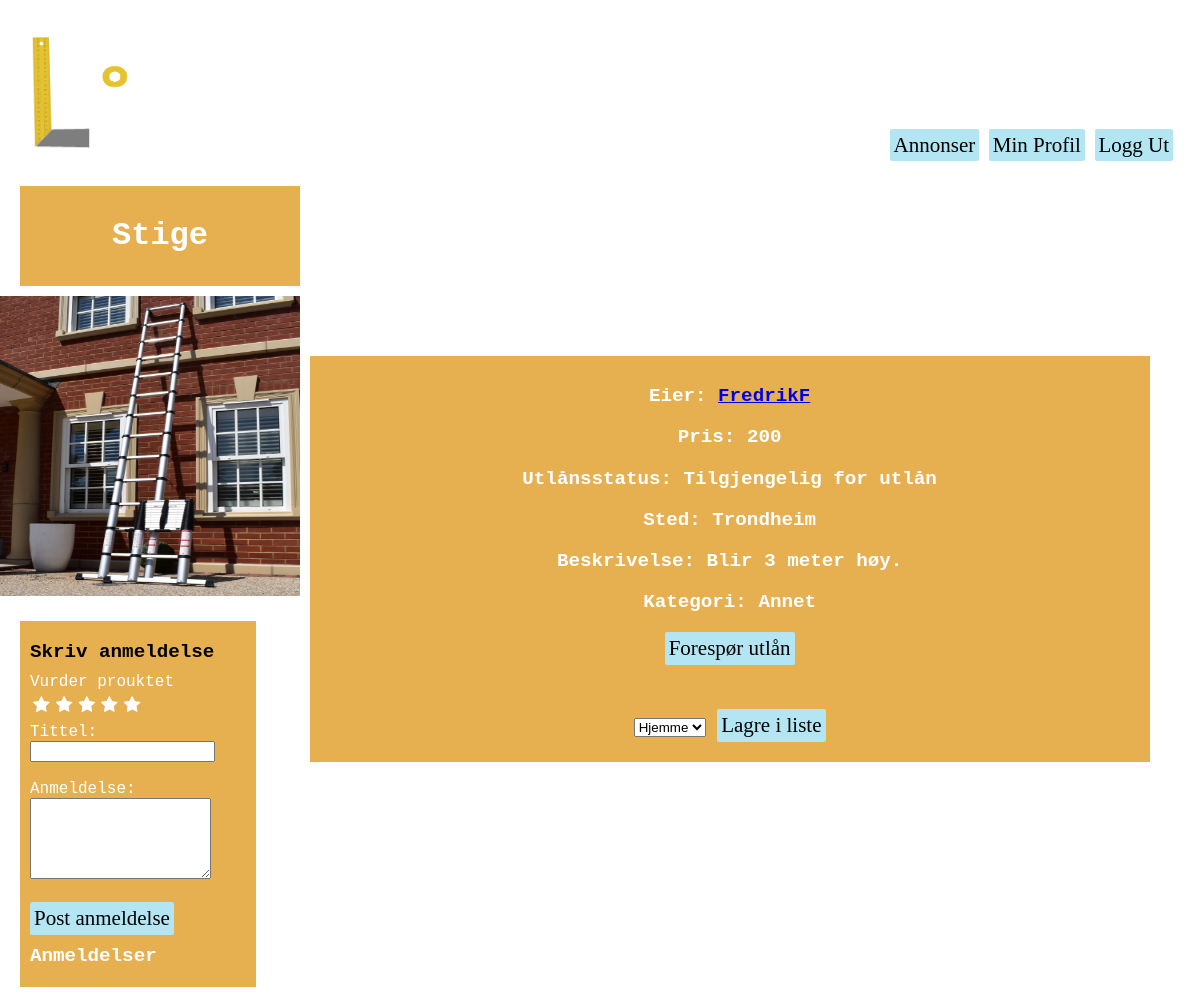
The page /homepage/listing/44 (signed in) on the database as committed earlier.
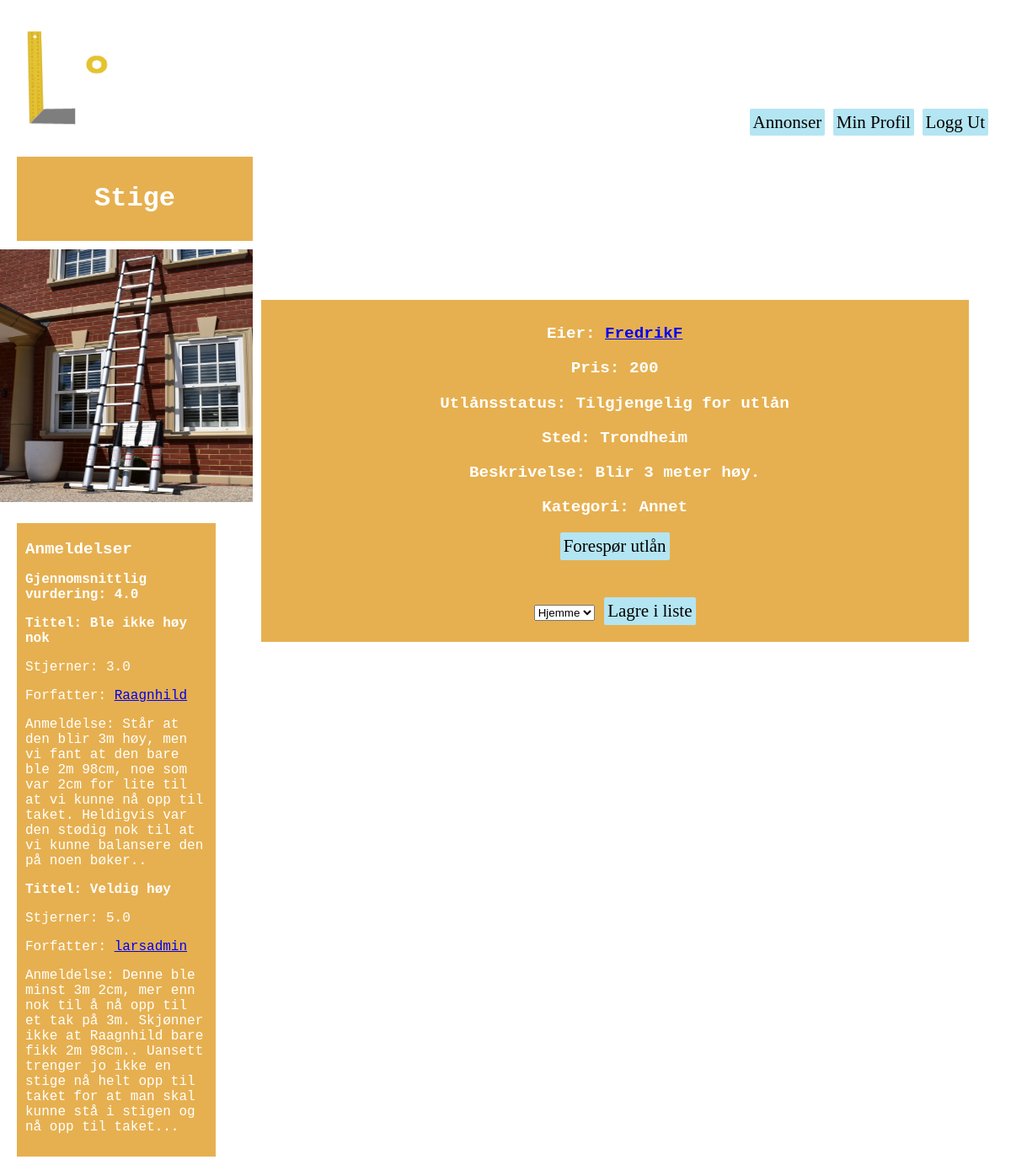
The same page on the database as committed later.
### homepage/models.py (models this page shows, shortened)
class Listing(models.Model):
    owner = models.ForeignKey(User, verbose_name = 'User', on_delete=models.CASCADE, null=True) #user burde kanskje endres til settings.AUTH_USER_MODEL. må i så fall django.conf import settings
    title = models.CharField(max_length=50, verbose_name="Tittel")
    image = models.ImageField(upload_to='images/', null=True)
    loaned = models.BooleanField(default=False, verbose_name="Utlånt?")
    price = models.PositiveSmallIntegerField(verbose_name='Pris', default=0)
    location = models.CharField(max_length=100, verbose_name="Sted") #burde kanskje være annet enn CharField. Gjør det vanskelig å sortere etter denne attributten
    description = models.TextField(verbose_name="Beskrivelse")
    wantToLoan = models.BooleanField(default=False, verbose_name="Ønskes lånt?")
    SW = 1
    PT = 2
    WD = 3
    CT = 4
    SV = 5
    BO = 6
    OT = 7
    CATEGORY_CHOICES = (
        (SW, 'Saging'),
        (PT, 'Maling'),
        (WD, 'Sveising'),
        (CT, 'Kutt/Kapping'),
        (SV, 'Skruverktøy'),
        (BO, 'Slagverktøy'),
        (OT, 'Annet'),
    )
    category = models.PositiveSmallIntegerField(
        choices = CATEGORY_CHOICES,
        default = OT,
        verbose_name="Kategori",
    )

class Review(models.Model):
    listing = models.ForeignKey(Listing, on_delete=models.CASCADE)
    user = models.ForeignKey(User, on_delete=models.CASCADE)
    title = models.CharField(max_length=50, blank = True)
    review = models.TextField(max_length = 1000, blank = True)
    rating = models.FloatField()

### homepage/views.py (the view, shortened to what this page needs)
# urls.py: path('listing/<int:listing_id>', views.listing, name='listing'),
@login_required
def listing(request, listing_id):
    listing = get_object_or_404(Listing, pk = listing_id)
    agreementRequests = listing.agreement_req_listing.all() #forespørsler om å låne annonsen
    notRequested = True #hvorvidt annonsen ikke er forespurt
    loanedBy = None #blir satt til brukeren som evt har lånt objektet
    reviews = listing.review_set.all()
    alreadyReviewed = False
    totalReviewScore = 0
    averageReviewScore = 0
    for review in reviews:
        totalReviewScore += review.rating
        if review.user == request.user:
            alreadyReviewed = True
    if (reviews.count() != 0):
        averageReviewScore = totalReviewScore / reviews.count()
    if request.POST.get('accept_btn'):
        ag_req_pk = request.POST.get('ag_req_pk_field')
        agreement_request = AgreementRequest.objects.get(pk=ag_req_pk)
        createAgreement(listing, agreement_request)
        for request in agreementRequests:
            declineAgreement(agreement_request)
    elif request.POST.get('decline_btn'):
        ag_req_pk = request.POST.get('ag_req_pk_field')
        agreement_request = AgreementRequest.objects.get(pk=ag_req_pk)
        declineAgreement(agreement_request)
    myListing = False
    if request.POST.get('request_btn'):
        agreementRequest = AgreementRequest.objects.create_agreement_request(listing.owner, request.user, listing)
        agreementRequest.save()
    dropdownList = request.user.list_owner.all()
    if request.POST.get('add_to_fav_btn'):
        active_user = request.user
        chosenUserListName = request.POST.get('userListDD')
        chosenUserList = active_user.list_owner.all().filter(listName=chosenUserListName).first()
        chosenUserList.annonser.add(listing)
    dropdownList = request.user.list_owner.all()
    if request.POST.get('add_to_fav_btn'):
        active_user = request.user
        chosenUserListName = request.POST.get('userListDD')
        chosenUserList = active_user.list_owner.all().filter(listName=chosenUserListName).first()
        chosenUserList.annonser.add(listing)
    for requests in agreementRequests:
        if requests.loaner == request.user:
            notRequested= False
    context = {'listing': listing, 'notRequested': notRequested, 'loanedBy': loanedBy, 'agreement_requests':agreementRequests, 'myListing':myListing, 'dropdownList':dropdownList, 'reviews':reviews, 'alreadyReviewed':alreadyReviewed, 'averageReviewScore':averageReviewScore}
    return render(request, 'homepage/listing.html', context)

### homepage/templates/homepage/listing.html (shortened to what this page needs)
{% extends "users/profileBase.html" %}
  {% block contentL %}
    <div class="yellowHeadingBox">
      <h1>{{listing.title}}</h1>
    </div>
    <div >
      <img src="{{listing.image.url}} " width="300px" height="300px" />
    </div>
    <div class="yellowNavBox">
      {% if not alreadyReviewed %}
      <div>
        <form action=" {% url 'homepage:submit_review' listing.id %} " method="POST">
          <h5>Skriv anmeldelse</h5>
          <div>
            <label>Vurder prouktet</label>
            <div class="rate">
              <input type="radio" name="rating" id="rating10" value="5" required><label for="rating10" title="5"></label>
              <input type="radio" name="rating" id="rating8" value="4" required><label for="rating8" title="4"></label>
              <input type="radio" name="rating" id="rating6" value="3" required><label for="rating6" title="3"></label>
              <input type="radio" name="rating" id="rating4" value="2" required><label for="rating4" title="2"></label>
              <input type="radio" name="rating" id="rating2" value="1" required><label for="rating2" title="1"></label>
            </div>
            <br>
            Tittel:
            <input type="text" class = "form-control" name ="title">
            <br>
            <br>
            Anmeldelse:
            <textarea name = "review" rows="5" class="form-control"></textarea>
            <br>
            <br>
            <button type="submit" values="submit_review" name ="submit_review">Post anmeldelse</button>
            <br>
          </div>
        </form>
      </div>
    {% endif %}
    <div>
      <h5 style="color: white;">Anmeldelser</h5>
      {% if averageReviewScore != 0 %}
        <p style="font-weight: bold;">Gjennomsnittlig vurdering: {{averageReviewScore}}</p>
      {% endif %}
      {% for r in reviews %}
      <p style="font-weight: bold;">Tittel: {{r.title}}</p>
      <p>Stjerner: {{r.rating}}</p>
      <p>Forfatter: <a href="{% url 'users:profile' r.user %}">{{r.user}}</a></p>
      <p>Anmeldelse: {{r.review}}</p>
      {% endfor %}
    </div>
    </div>
  {% endblock %}
{% block contentboxMid %}
      <p>Eier: <a href="{% url 'users:profile' listing.owner %}">{{listing.owner}}</a></p>
      <p>Pris: {{listing.price}}</p>
      <p>Utlånsstatus:
        {% if listing.loaned %}
          Utlånt
        {% else %}
          Tilgjengelig for utlån
        {% endif %}
      </p>
      <p>Sted: {{listing.location}}</p>
      <p>Beskrivelse: {{listing.description}}</p>
      <p>Kategori: {{listing.get_category_display}}</p>
    {% if listing.loaned %}
      <div>
        <p style="font-weight: bold;">Objektet er allerede utlånt</p>
      </div>
    {% elif notRequested %}
      <div>
        <form action="{% url 'homepage:listing' listing.id %}" method="POST">
          <button type="submit" value = "Click" name="request_btn">Forespør utlån</button>
        </form>
      </div>
      <br>
      <br>
    {% else %}
    <div>
      <p style="font-weight: bold;">
        Lån er allerede forespurt
      </p>
    </div>
    {% endif %}
    <div>
      <form action="{% url 'homepage:listing' listing.id %}" method="POST">
        <select id='userListDD' name='userListDD'>
          {%for liste in dropdownList%}
          <option value="{{liste.listName}}">{{liste.listName}}</option>
          {%endfor%}
        </select>
        <button type="submit" value = "Click" name="add_to_fav_btn">Lagre i liste</button>
      </form>
      </div>
{% endblock %}

### users/templates/users/profileBase.html (shortened to what this page needs)
{% load static %}
<!DOCTYPE html>
<html lang="nb">
  <head>
    <link rel="stylesheet" href="{% static 'stylish.css'%}?{% now "U" %}">
    <link rel="stylesheet" href="{% static 'review.css'%}?{% now "U" %}">
    <link rel="stylesheet" href="https://cdnjs.cloudflare.com/ajax/libs/font-awesome/4.7.0/css/font-awesome.min.css">
    <link rel="stylesheet" href="{% static 'star-ratings/css/star-ratings.css' %}">
  </head>
  <header> <div class="topbar">
    <div class="topbarBoxImg">
      <a href="{% url 'homepage:listing_overview' 'utlån' %}" class="Logo">
        <img src="{% static 'img/logo.png' %}" alt="En nydelig logo" class="logoIMG">
      </a>
    </div>
    <div class="topbarBox">
        <a href="{% url 'homepage:listing_overview' 'utlån' %}" class="knapp">Annonser</a>
        {% if user.is_authenticated %}
        <a href="{% url 'users:my_profile' %}" class="knapp">Min Profil</a>
        <a href="{% url 'logout' %}" class="knapp">Logg Ut</a>
        {% else %}
        <a href="{% url 'login' %}" class="knapp">Logg inn</a>
        <a href="{% url 'users:signup' %}" class="knapp">Registrer deg</a>
        {% endif %}
    </div>
  </div>
</header>
  <body class="bg">
    <div class="contentBG">
      <div class="contentboxL">
        {% block contentL %}
        {% endblock %}
      </div>
      <div class="contentboxMid">
        {% block contentboxMid %}
        {% endblock%}
      </div>
    </div>
  </body>
</html>

### users/static/stylish.css (style rules this page uses)
.bg { margin: 0px; background-image: url("../static/img/standinBG2_r.jpg"); background-size: cover; height: 100%; min-height: 100vh; font-family: 'Courier New', Courier, monospace; }
.contentBG { background-color: rgb(255, 255, 255); margin: 0px; margin-top: 10px; width: 100%; padding: 0px; min-height: 80vh; height: auto; text-align: left; }
.contentboxL { margin: auto; width: 25%; text-align: center; display: inline-block; margin-top: 10px; height: max-content; vertical-align: top; }
h5 { color: rgb(0, 0, 0); font-size: larger; margin: 10px; margin-left: 0px; }
.topbar { margin: auto; padding: 1vh; text-align: center; }
.topbar .logoIMG { height: 15vh; }
.topbarBox { width: 48%; margin-top: 3vh; display: inline-block; text-align: right; }
.topbarBoxImg { width: 48%; margin-top: 3vh; display: inline-block; text-align: left; }
button, .knapp, .knappStor { background-color: rgb(180, 229, 242); padding: 4px; text-decoration: none; box-shadow: 2px; font-family: "Times New Roman", Times, serif; color: black; border: none; border-radius: 2px; font-size: 21px; }
.yellowHeadingBox { background-color: rgb(230,176,80); color: white; padding: 10px; margin-left: 20px; margin-bottom: 10px; }
.yellowNavBox { background-color: rgb(230,176,80); color: white; padding: 10px; margin-left: 20px; margin-top: 20px; margin-bottom: 10px; width: 18vw; text-align: left; }
.contentboxMid { background-color: #e6b050; margin-top: 180px; margin-bottom: 20px; width: 70%; text-align: center; display: inline-block; padding-top: 10px; padding-bottom: 20px; font-weight: bolder; font-size: larger; color: white; }

Rows that differ between the two databases and show on the page:
added Review: title "Ble ikke høy nok", rating "3.0", user "Raagnhild", review "Står at den blir 3m høy, men vi fant at den bare ble 2m 98cm, noe som var 2cm for lite til at vi kunne nå opp til taket. Heldigvis var den stødig nok til at vi kunne balansere den på noen bøker.."
added Review: title "Veldig høy", rating "5.0", user "larsadmin", review "Denne ble minst 3m 2cm, mer enn nok til å nå opp til et tak på 3m. Skjønner ikke at Raagnhild bare fikk 2m 98cm.. Uansett trenger jo ikke en stige nå helt opp til taket for at man skal kunne stå i stigen og nå opp til taket..."
Other text that changed with them:
{{ averageReviewScore }}: (not shown) → "4.0"
text no longer shown: "Skriv anmeldelse Vurder prouktet Tittel: Anmeldelse: Post anmeldelse"
text now shown: "Gjennomsnittlig vurdering:"
